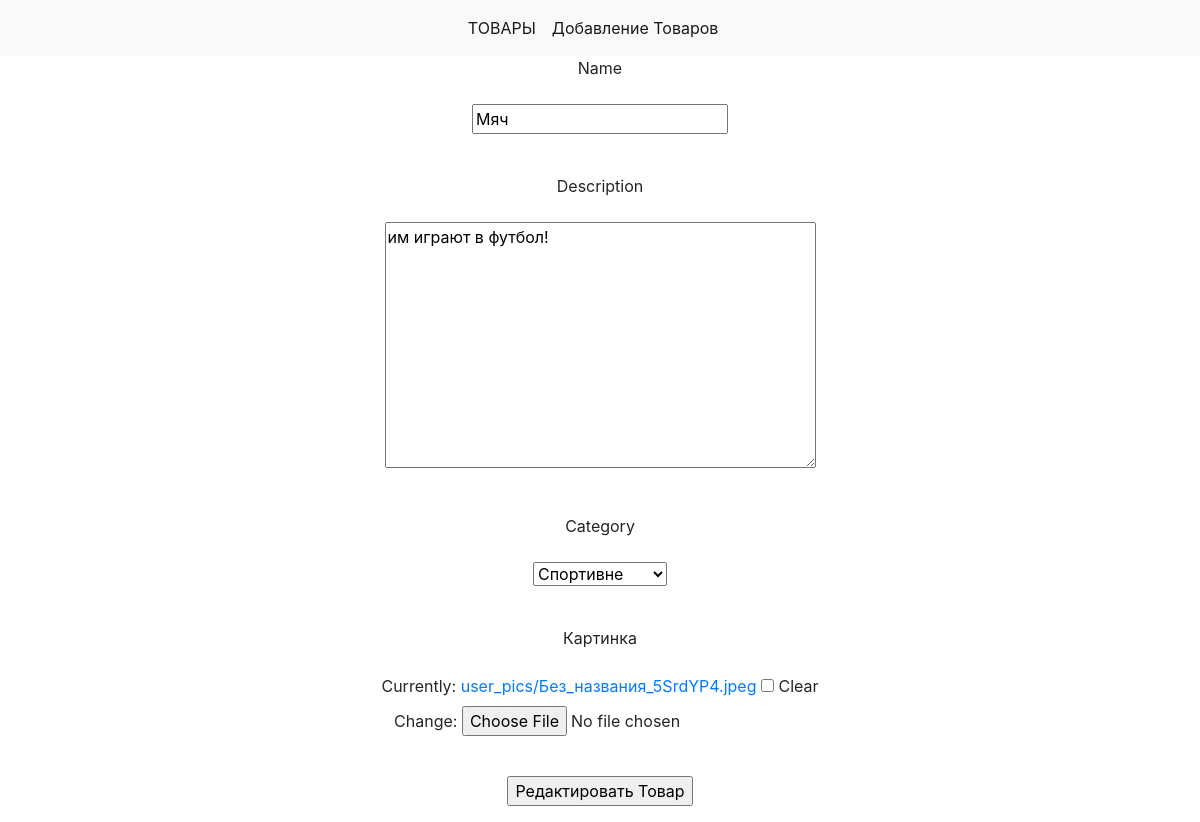
Screenshot of /product/1/update with the database file from the repository.
### webapp/models.py (models this page shows, shortened)
class Product(models.Model):
    name = models.CharField(max_length=100, null=False, blank=False)
    category = models.CharField(max_length=100, null=False, blank=False, choices=category_choices)
    description = models.TextField(max_length=2000, null=False, blank=True)
    image = models.ImageField(null=False, blank=True, upload_to='user_pics', verbose_name='Картинка')
    class Meta:
        db_table = 'Products'
        verbose_name = 'Продукт'
        verbose_name_plural = 'Продукты'

### webapp/views/product.py (the view, shortened to what this page needs)
# urls.py: path('product/<int:id>/update', ProductUpdate.as_view(), name='product_update'),
class ProductUpdate(UpdateView):
    template_name = 'products/product_update.html'
    model = Product
    form_class = ProductForm
    context_object_name = 'product'
    pk_url_kwarg = 'id'

### webapp/forms.py
class ProductForm(forms.ModelForm):
    class Meta:
        model = Product
        fields = ['name', 'description', 'category', 'image']

### webapp/templates/products/product_update.html
{% extends 'shablon.html' %}
{% block content %}
    <div class="d-flex justify-content-center" style="text-align: center">
    <form method="post" enctype="multipart/form-data">
    <form action="{% url "product_update" product.id %}" method="post">
        {% include "partial/form.html" with button_text="Редактировать Товар" %}
    </form></form>
    </div>
{% endblock content %}

### webapp/templates/partial/form.html (shortened to what this page needs)
{% for field in form %}
   <p><label for="{{ field.id_for_label }}">{{ field.label }}</label></p>
   <p {% if field.errors %} class="form-field-error"{% endif %}>{{ field }}</p>
    <br>
{% endfor %}
<p><input type="submit" value="{{ button_text }}"></p>

### rows the page displays
Product: form "Мяч" "им играют в футбол!" "Спортивне"

### other values shown
{{ field.label }} "Name" "Description" "Category" "Картинка"
